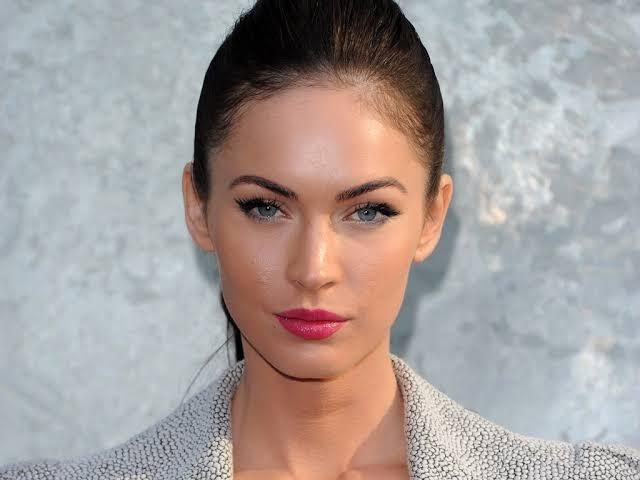
#> input picture Fotos/imagem4.jpg, 640 x 480 px, found by its file name
$ python OpenCV.py
#> lines starting #> are read from the running program, lines starting #| are printed output that depends on the picture; after the words box and inside, x2 and y2 are one past the last pixel; in counts of white or black regions, pixels touching at a corner belong together
import cv2

carregaAlgoritimo = cv2.CascadeClassifier('Haarcascade\haarcascade_frontalface_default.xml')

imagem = cv2.imread('Fotos\imagem4.jpg')
#> imagem is the input picture: shape (480, 640, 3); mean B, G, R 155.7, 158.5, 167.2

imagemCinza = cv2.cvtColor(imagem, cv2.COLOR_BGR2GRAY)
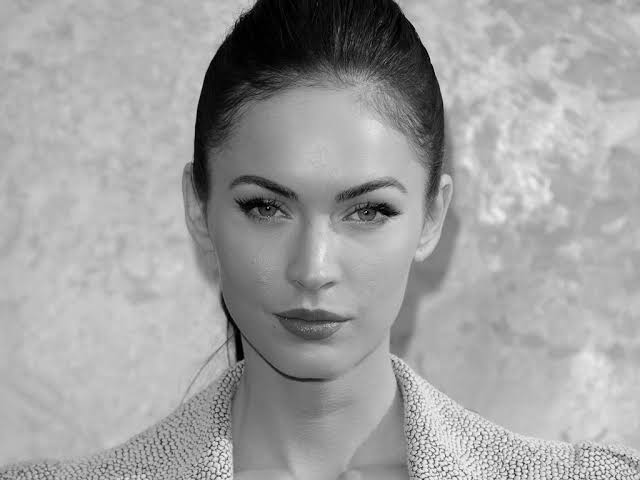
#> imagemCinza: shape (480, 640); min 0, max 255, mean 160.7

faces = carregaAlgoritimo.detectMultiScale(imagemCinza)
#> faces = [[169, 96, 293, 293]]

print(faces)
#| [[169  96 293 293]]

for(x,y, l ,a) in faces:
    cv2.rectangle(imagem, (x, y,), (x + l, y + a), (0, 255, 0))
#> this loop made 1 pass
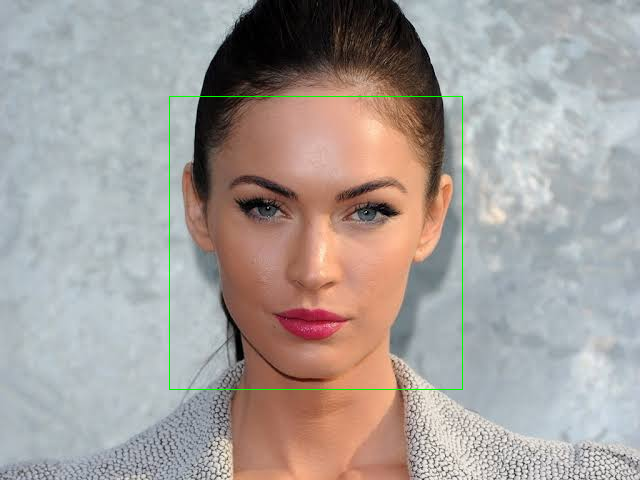
#> imagem: shape (480, 640, 3); 0.38% of pixels changed, all inside (x1, y1, x2, y2) = (169, 96, 463, 390)

cv2.imshow("Faces", imagem)
cv2.waitKey()

$ run again, with Fotos/imagem1.jpg copied over Fotos/imagem4.jpg
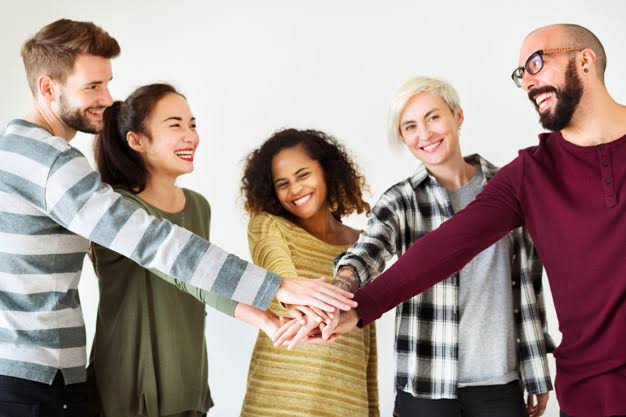
#> input picture Fotos/imagem1.jpg, 626 x 417 px, found by its file name
#> imagem is the input picture: shape (417, 626, 3); mean B, G, R 142.2, 148.5, 166.3
#> `imagemCinza = cv2.cvtColor(imagem, cv2.COLOR_BGR2GRAY)`:
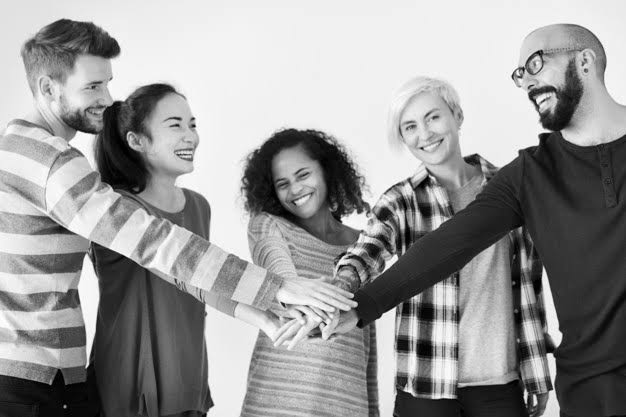
#> imagemCinza: shape (417, 626); min 0, max 255, mean 153.1
#> faces = [[150, 98, 69, 69], [263, 154, 61, 61]]
#| [[150  98  69  69]
#|  [263 154  61  61]]
#> the loop `for(x,y, l ,a) in faces:` made 2 passes
#> after the loop `for(x,y, l ,a) in faces:`:
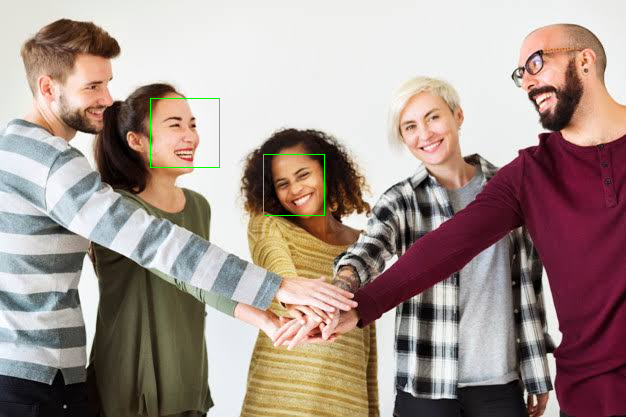
#> imagem: shape (417, 626, 3); 0.2% of pixels changed, all inside (x1, y1, x2, y2) = (150, 98, 325, 216)

$ run again, with Fotos/imagem2.jpg copied over Fotos/imagem4.jpg
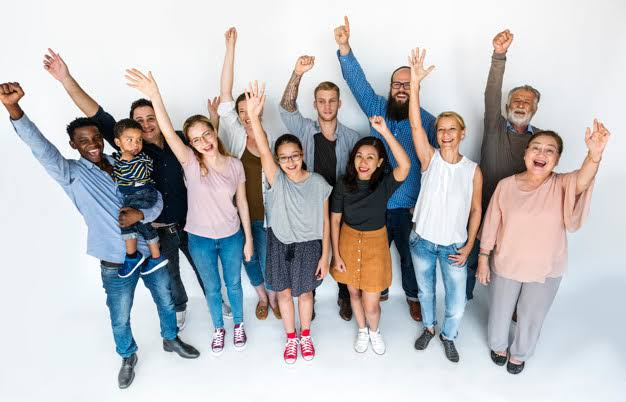
#> input picture Fotos/imagem2.jpg, 626 x 402 px, found by its file name
#> imagem is the input picture: shape (402, 626, 3); mean B, G, R 191.5, 188.9, 190.1
#> `imagemCinza = cv2.cvtColor(imagem, cv2.COLOR_BGR2GRAY)`:
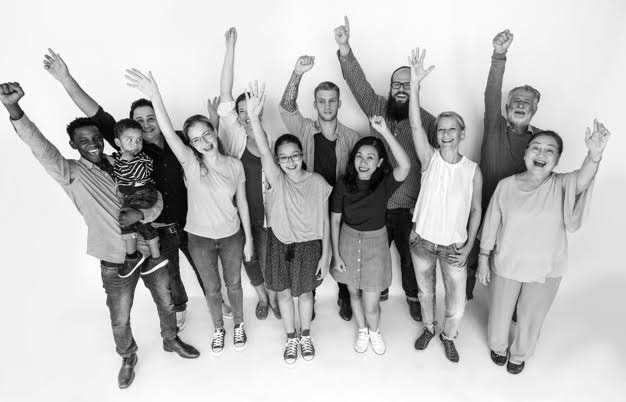
#> imagemCinza: shape (402, 626); min 0, max 255, mean 189.6
#> faces = [[312, 90, 31, 31], [431, 119, 31, 31], [351, 147, 30, 30], [274, 144, 33, 33], [387, 73, 30, 30], [521, 135, 41, 41], [391, 218, 91, 91]]
#| [[312  90  31  31]
#|  [431 119  31  31]
#|  [351 147  30  30]
#|  [274 144  33  33]
#|  [387  73  30  30]
#|  [521 135  41  41]
#> (further printed lines are left out)
#> the loop `for(x,y, l ,a) in faces:` made 7 passes
#> after the loop `for(x,y, l ,a) in faces:`:
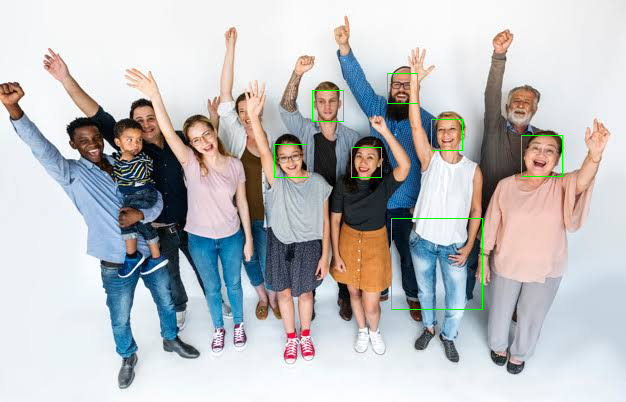
#> imagem: shape (402, 626, 3); 0.46% of pixels changed, all inside (x1, y1, x2, y2) = (274, 73, 563, 310)

$ run again, with Fotos/imagem3.jpg copied over Fotos/imagem4.jpg
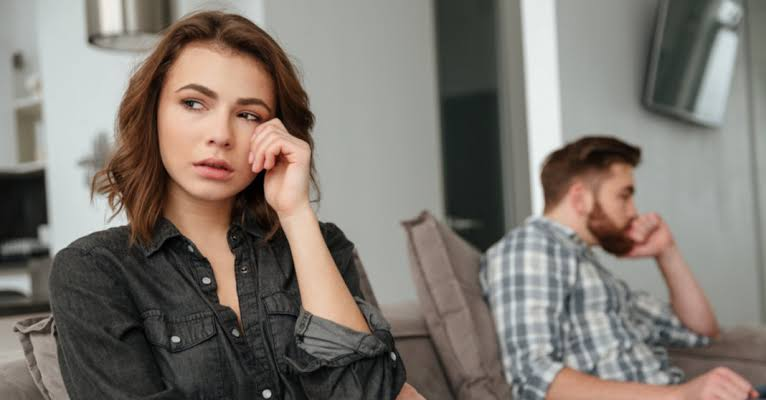
#> input picture Fotos/imagem3.jpg, 766 x 400 px, found by its file name
#> imagem is the input picture: shape (400, 766, 3); mean B, G, R 112.6, 119.7, 126.6
#> `imagemCinza = cv2.cvtColor(imagem, cv2.COLOR_BGR2GRAY)`:
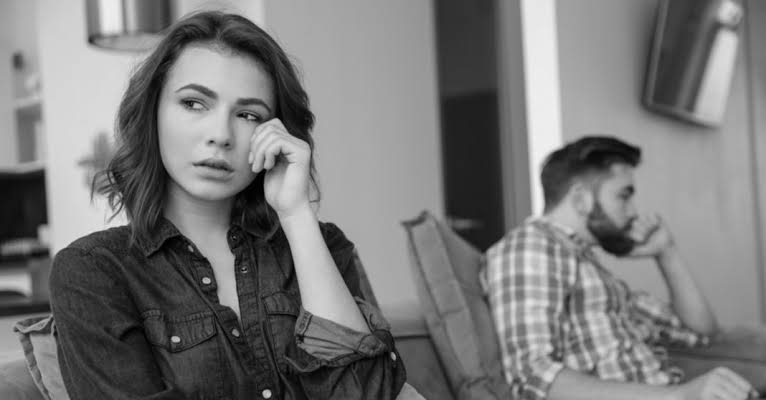
#> imagemCinza: shape (400, 766); min 0, max 245, mean 121
#> faces = [[142, 47, 154, 154]]
#| [[142  47 154 154]]
#> the loop `for(x,y, l ,a) in faces:` made 1 pass
#> after the loop `for(x,y, l ,a) in faces:`:
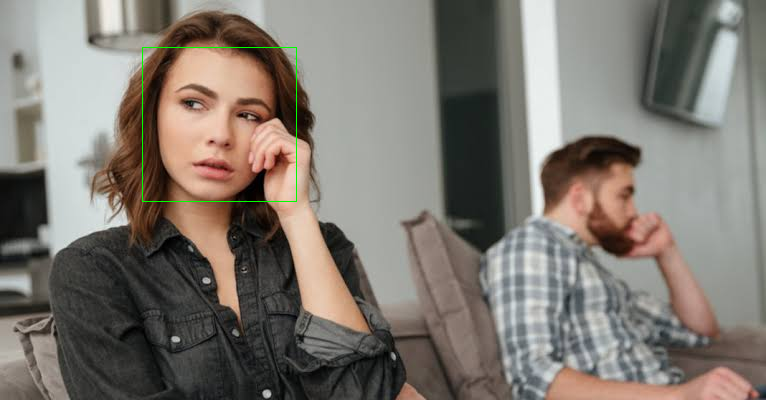
#> imagem: shape (400, 766, 3); 0.2% of pixels changed, all inside (x1, y1, x2, y2) = (142, 47, 297, 202)
